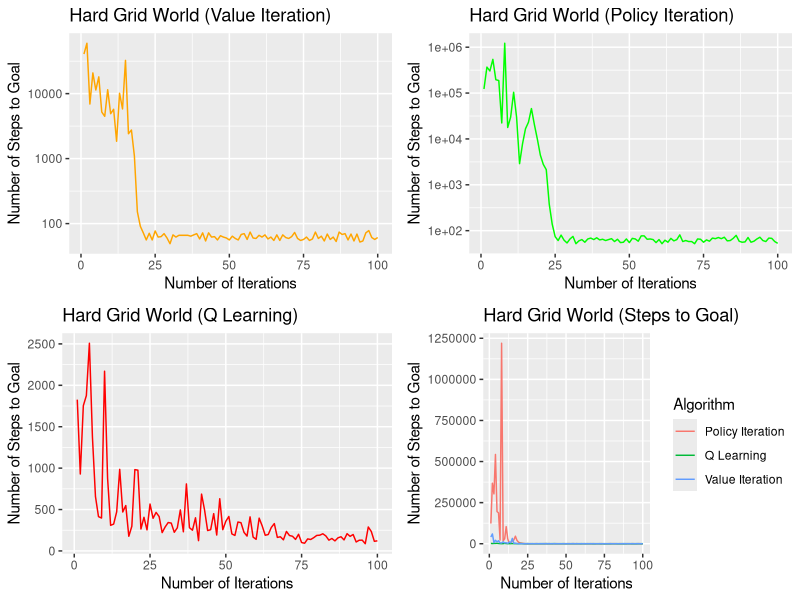
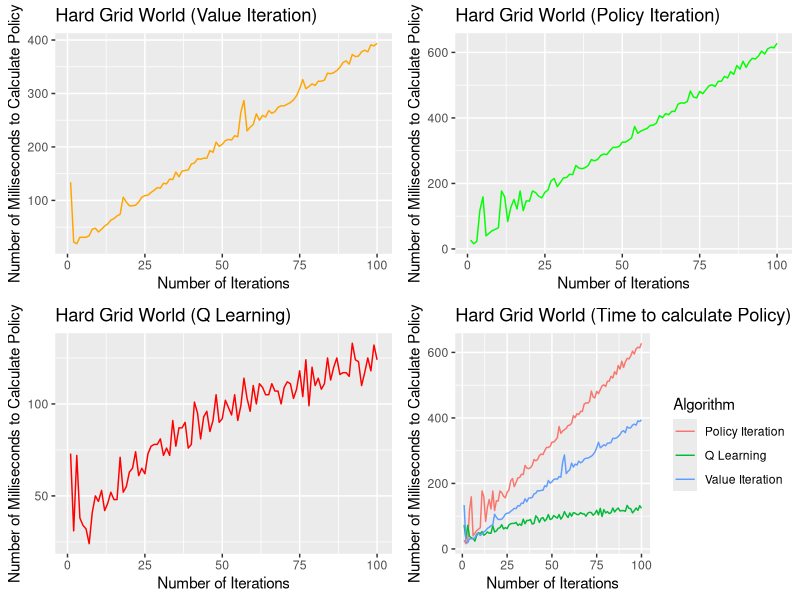
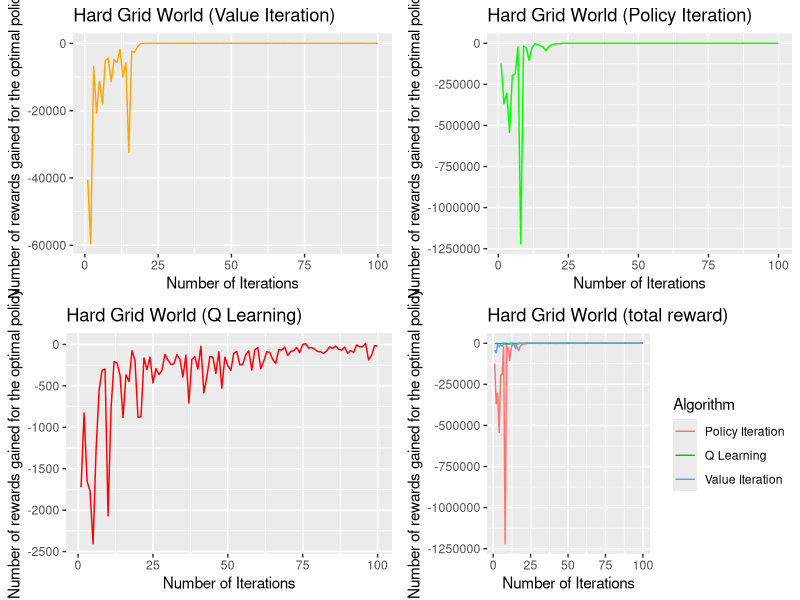

Reproduce these figures in R, in order.
library("gridExtra")
library('ggplot2')

# Hard Grid World ---------------------------------------------------------

# Steps to Goal---------------------------------------------------------

iterations = seq(1,100)
Value.Iteration.steps = c(40679,59647,6921,20834,11374,18121,5213,4475,11488,4911,5747,1849,10137,5810,32493,2414,2754,1093,152,91,72,56,71,56,77,62,63,70,60,49,67,62,66,66,66,66,64,67,70,58,72,54,72,62,63,56,65,62,60,56,64,59,56,68,70,57,74,60,59,66,62,67,58,62,55,67,55,67,61,59,63,73,59,55,57,62,55,58,74,59,64,54,69,57,62,53,74,68,70,56,69,54,69,52,54,72,78,61,57,61)
Policy.Iteration.steps = c(122805,368164,303102,543129,195804,187501,22317,1219719,17767,30040,103995,29657,2894,7826,16692,23126,45931,20473,9898,4457,2791,2139,381,139,74,61,80,62,54,66,75,52,60,64,56,66,69,64,70,63,65,61,64,67,58,65,55,56,66,55,68,66,59,77,77,65,66,64,55,64,52,62,56,68,60,64,81,58,61,58,58,52,66,65,56,63,59,69,67,71,67,72,60,61,68,79,59,56,57,71,56,59,66,72,61,58,69,68,58,53)
Q.Learning.steps = c(1827,929,1754,1876,2508,1377,657,414,397,2170,877,309,324,472,985,470,548,177,298,982,975,265,406,254,566,394,465,415,221,290,343,336,225,279,495,231,809,281,250,400,124,686,492,246,256,450,192,630,256,358,416,205,187,349,341,224,179,411,167,140,396,302,189,198,283,330,163,171,134,235,186,177,139,201,101,93,145,138,160,187,190,207,181,130,150,121,158,171,133,208,176,198,108,129,130,87,289,234,116,122)

hard.grid.world.value.iteration.steps = data.frame(x = iterations, y = Value.Iteration.steps)
hard.grid.world.policy.iteration.steps = data.frame(x = iterations, y = Policy.Iteration.steps)
hard.grid.world.Q.Learning.iteration.steps = data.frame(x = iterations, y = Q.Learning.steps)
hard.grid.world.steps = data.frame(x = c(iterations,iterations,iterations),
                                   y = c(Value.Iteration.steps,Policy.Iteration.steps,Q.Learning.steps),
                                   Algorithm = c(rep("Value Iteration",length(iterations)),rep("Policy Iteration",length(iterations)),rep("Q Learning",length(iterations))))

p1 <- ggplot(hard.grid.world.value.iteration.steps,aes(x=x,y=y))+geom_line(color = 'orange')+
  ggtitle('Hard Grid World (Value Iteration)')+
  xlab('Number of Iterations') + ylab('Number of Steps to Goal') + scale_y_log10()
p2 <- ggplot(hard.grid.world.policy.iteration.steps,aes(x=x,y=y))+geom_line(color = 'green')+
  ggtitle('Hard Grid World (Policy Iteration)')+
  xlab('Number of Iterations') + ylab('Number of Steps to Goal')+ scale_y_log10()
p3 <- ggplot(hard.grid.world.Q.Learning.iteration.steps,aes(x=x,y=y))+geom_line(color = 'red')+
  ggtitle('Hard Grid World (Q Learning)')+xlab('Number of Iterations') + ylab('Number of Steps to Goal')
p4 <- ggplot(hard.grid.world.steps,aes(x=x,y=y,color = Algorithm))+geom_line()+ggtitle('Hard Grid World (Steps to Goal)')+xlab('Number of Iterations') +
  ylab('Number of Steps to Goal') 

p <- grid.arrange(p1, p2, p3, p4, ncol=2,nrow = 2)
#ggsave("hard_grid_world_steps_to_goal.png",width = 10,height = 10)


# Time to calculate Policy---------------------------------------------------------


iterations = seq(1,100)
Value.Iteration.time = c(134,22,19,31,31,31,34,46,48,41,46,52,56,63,66,71,74,106,97,90,90,91,97,106,109,110,115,119,124,123,132,131,140,139,153,144,155,156,157,168,170,178,177,179,179,193,190,209,201,205,212,214,213,221,219,265,287,230,237,242,262,250,259,256,268,263,266,274,277,277,280,283,288,296,309,326,309,313,318,315,323,323,325,338,337,339,343,349,358,361,355,373,369,370,378,381,378,391,389,394)
Policy.Iteration.time = c(27,16,23,118,159,40,48,56,60,65,177,159,84,127,151,122,177,117,147,146,177,172,161,156,173,180,208,215,190,203,217,218,228,227,255,247,245,248,255,273,269,273,285,290,288,300,310,310,313,326,326,332,339,374,353,360,364,368,377,378,384,407,401,413,410,420,420,442,446,445,450,482,464,461,481,474,486,498,501,496,512,512,527,522,541,533,560,549,573,554,571,582,580,589,604,595,611,616,614,628)
Q.Learning.time = c(73,31,72,38,34,32,24,41,50,47,53,42,46,52,48,48,71,52,55,63,65,74,61,65,62,73,77,78,78,81,72,76,72,91,77,87,87,90,76,78,101,95,81,93,96,85,91,105,90,92,102,98,94,105,91,99,114,103,96,110,100,111,109,105,105,111,107,107,100,109,112,111,103,108,118,104,124,99,120,110,114,108,111,125,113,120,125,116,117,117,115,133,124,123,110,117,125,118,132,124)

hard.grid.world.value.time = data.frame(x = iterations, y = Value.Iteration.time)
hard.grid.world.policy.time = data.frame(x = iterations, y = Policy.Iteration.time )
hard.grid.world.Q.Learning.time = data.frame(x = iterations, y = Q.Learning.time)
hard.grid.world.time = data.frame(x = c(iterations,iterations,iterations),
                                  y = c(Value.Iteration.time,Policy.Iteration.time,Q.Learning.time),
                                  Algorithm = c(rep("Value Iteration",length(iterations)),rep("Policy Iteration",length(iterations)),rep("Q Learning",length(iterations))))

p5 <- ggplot(hard.grid.world.value.time,aes(x=x,y=y))+geom_line(color = 'orange')+
  ggtitle('Hard Grid World (Value Iteration)')+
  xlab('Number of Iterations') + ylab('Number of Milliseconds to Calculate Policy')
p6 <- ggplot(hard.grid.world.policy.time,aes(x=x,y=y))+geom_line(color = 'green')+
  ggtitle('Hard Grid World (Policy Iteration)')+
  xlab('Number of Iterations') + ylab('Number of Milliseconds to Calculate Policy')
p7 <- ggplot(hard.grid.world.Q.Learning.time,aes(x=x,y=y))+geom_line(color = 'red')+
  ggtitle('Hard Grid World (Q Learning)')+xlab('Number of Iterations') + ylab('Number of Milliseconds to Calculate Policy')
p8 <- ggplot(hard.grid.world.time,aes(x=x,y=y,color = Algorithm))+geom_line()+ggtitle('Hard Grid World (Time to calculate Policy)')+xlab('Number of Iterations') +
  ylab('Number of Milliseconds to Calculate Policy') 

grid.arrange(p5, p6, p7, p8, ncol=2,nrow = 2)
#ggsave("hard_grid_world_steps_to_goal.png",width = 10,height = 10)

# Rewards---------------------------------------------------------

iterations = seq(1,100)
Value.Iteration.rewards = c(-40577.0,-59545.0,-6819.0,-20732.0,-11272.0,-18019.0,-5111.0,-4373.0,-11386.0,-4809.0,-5645.0,-1747.0,-10035.0,-5708.0,-32391.0,-2312.0,-2652.0,-991.0,-50.0,11.0,30.0,46.0,31.0,46.0,25.0,40.0,39.0,32.0,42.0,53.0,35.0,40.0,36.0,36.0,36.0,36.0,38.0,35.0,32.0,44.0,30.0,48.0,30.0,40.0,39.0,46.0,37.0,40.0,42.0,46.0,38.0,43.0,46.0,34.0,32.0,45.0,28.0,42.0,43.0,36.0,40.0,35.0,44.0,40.0,47.0,35.0,47.0,35.0,41.0,43.0,39.0,29.0,43.0,47.0,45.0,40.0,47.0,44.0,28.0,43.0,38.0,48.0,33.0,45.0,40.0,49.0,28.0,34.0,32.0,46.0,33.0,48.0,33.0,50.0,48.0,30.0,24.0,41.0,45.0,41.0)
Policy.Iteration.rewards = c(-122703.0,-368062.0,-303000.0,-543027.0,-195702.0,-187399.0,-22215.0,-1219617.0,-17665.0,-29938.0,-103893.0,-29555.0,-2792.0,-7724.0,-16590.0,-23024.0,-45829.0,-20371.0,-9796.0,-4355.0,-2689.0,-2037.0,-279.0,-37.0,28.0,41.0,22.0,40.0,48.0,36.0,27.0,50.0,42.0,38.0,46.0,36.0,33.0,38.0,32.0,39.0,37.0,41.0,38.0,35.0,44.0,37.0,47.0,46.0,36.0,47.0,34.0,36.0,43.0,25.0,25.0,37.0,36.0,38.0,47.0,38.0,50.0,40.0,46.0,34.0,42.0,38.0,21.0,44.0,41.0,44.0,44.0,50.0,36.0,37.0,46.0,39.0,43.0,33.0,35.0,31.0,35.0,30.0,42.0,41.0,34.0,23.0,43.0,46.0,45.0,31.0,46.0,43.0,36.0,30.0,41.0,44.0,33.0,34.0,44.0,49.0)
Q.Learning.rewards = c(-1725.0,-827.0,-1652.0,-1774.0,-2406.0,-1275.0,-555.0,-312.0,-295.0,-2068.0,-775.0,-207.0,-222.0,-370.0,-883.0,-368.0,-446.0,-75.0,-196.0,-880.0,-873.0,-163.0,-304.0,-152.0,-464.0,-292.0,-363.0,-313.0,-119.0,-188.0,-241.0,-234.0,-123.0,-177.0,-393.0,-129.0,-707.0,-179.0,-148.0,-298.0,-22.0,-584.0,-390.0,-144.0,-154.0,-348.0,-90.0,-528.0,-154.0,-256.0,-314.0,-103.0,-85.0,-247.0,-239.0,-122.0,-77.0,-309.0,-65.0,-38.0,-294.0,-200.0,-87.0,-96.0,-181.0,-228.0,-61.0,-69.0,-32.0,-133.0,-84.0,-75.0,-37.0,-99.0,1.0,9.0,-43.0,-36.0,-58.0,-85.0,-88.0,-105.0,-79.0,-28.0,-48.0,-19.0,-56.0,-69.0,-31.0,-106.0,-74.0,-96.0,-6.0,-27.0,-28.0,15.0,-187.0,-132.0,-14.0,-20.0)

hard.grid.world.value.rewards = data.frame(x = iterations, y = Value.Iteration.rewards)
hard.grid.world.policy.rewards  = data.frame(x = iterations, y = Policy.Iteration.rewards)
hard.grid.world.Q.Learning.rewards  = data.frame(x = iterations, y = Q.Learning.rewards)
hard.grid.world.steps = data.frame(x = c(iterations,iterations,iterations),
                                   y = c(Value.Iteration.rewards,Policy.Iteration.rewards ,Q.Learning.rewards),
                                   Algorithm = c(rep("Value Iteration",length(iterations)),rep("Policy Iteration",length(iterations)),rep("Q Learning",length(iterations))))

p9 <- ggplot(hard.grid.world.value.rewards,aes(x=x,y=y))+geom_line(color = 'orange')+
  ggtitle('Hard Grid World (Value Iteration)')+
  xlab('Number of Iterations') + ylab('Number of rewards gained for the optimal policy') 
p10 <- ggplot(hard.grid.world.policy.rewards,aes(x=x,y=y))+geom_line(color = 'green')+
  ggtitle('Hard Grid World (Policy Iteration)')+
  xlab('Number of Iterations') + ylab('Number of rewards gained for the optimal policy')
p11 <- ggplot(hard.grid.world.Q.Learning.rewards,aes(x=x,y=y))+geom_line(color = 'red')+
  ggtitle('Hard Grid World (Q Learning)')+xlab('Number of Iterations') + ylab('Number of rewards gained for the optimal policy')
p12 <- ggplot(hard.grid.world.steps,aes(x=x,y=y,color = Algorithm))+geom_line()+ggtitle('Hard Grid World (total reward)')+xlab('Number of Iterations') +
  ylab('Number of rewards gained for the optimal policy') 

grid.arrange(p9, p10, p11, p12, ncol=2,nrow = 2)
#ggsave("hard_grid_world_steps_to_goal.png",width = 10,height = 10)
